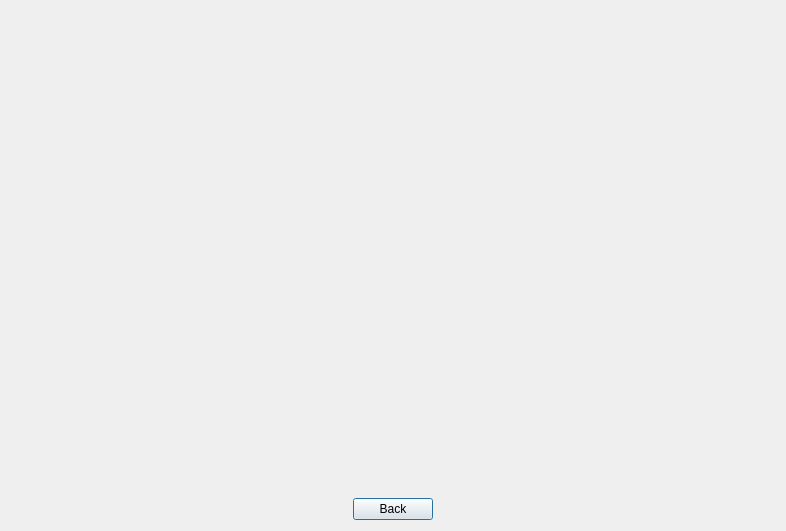
<?xml version="1.0" encoding="UTF-8"?>
<ui version="4.0">
 <class>ShowPaintNoteWindow</class>
 <widget class="QDialog" name="ShowPaintNoteWindow">
  <property name="geometry">
   <rect>
    <x>0</x>
    <y>0</y>
    <width>786</width>
    <height>531</height>
   </rect>
  </property>
  <property name="windowTitle">
   <string>Dialog</string>
  </property>
  <layout class="QGridLayout" name="gridLayout">
   <item row="0" column="0">
    <layout class="QVBoxLayout" name="verticalLayout">
     <item>
      <widget class="QLabel" name="paintNoteLabel">
       <property name="text">
        <string/>
       </property>
      </widget>
     </item>
     <item>
      <spacer name="verticalSpacer">
       <property name="orientation">
        <enum>Qt::Vertical</enum>
       </property>
       <property name="sizeHint" stdset="0">
        <size>
         <width>20</width>
         <height>40</height>
        </size>
       </property>
      </spacer>
     </item>
     <item>
      <layout class="QHBoxLayout" name="horizontalLayout">
       <item>
        <spacer name="horizontalSpacer">
         <property name="orientation">
          <enum>Qt::Horizontal</enum>
         </property>
         <property name="sizeHint" stdset="0">
          <size>
           <width>40</width>
           <height>20</height>
          </size>
         </property>
        </spacer>
       </item>
       <item>
        <widget class="QPushButton" name="backButton">
         <property name="sizePolicy">
          <sizepolicy hsizetype="Fixed" vsizetype="Fixed">
           <horstretch>0</horstretch>
           <verstretch>0</verstretch>
          </sizepolicy>
         </property>
         <property name="text">
          <string>Back</string>
         </property>
        </widget>
       </item>
       <item>
        <spacer name="horizontalSpacer_2">
         <property name="orientation">
          <enum>Qt::Horizontal</enum>
         </property>
         <property name="sizeHint" stdset="0">
          <size>
           <width>40</width>
           <height>20</height>
          </size>
         </property>
        </spacer>
       </item>
      </layout>
     </item>
    </layout>
   </item>
  </layout>
 </widget>
 <resources/>
 <connections/>
</ui>
